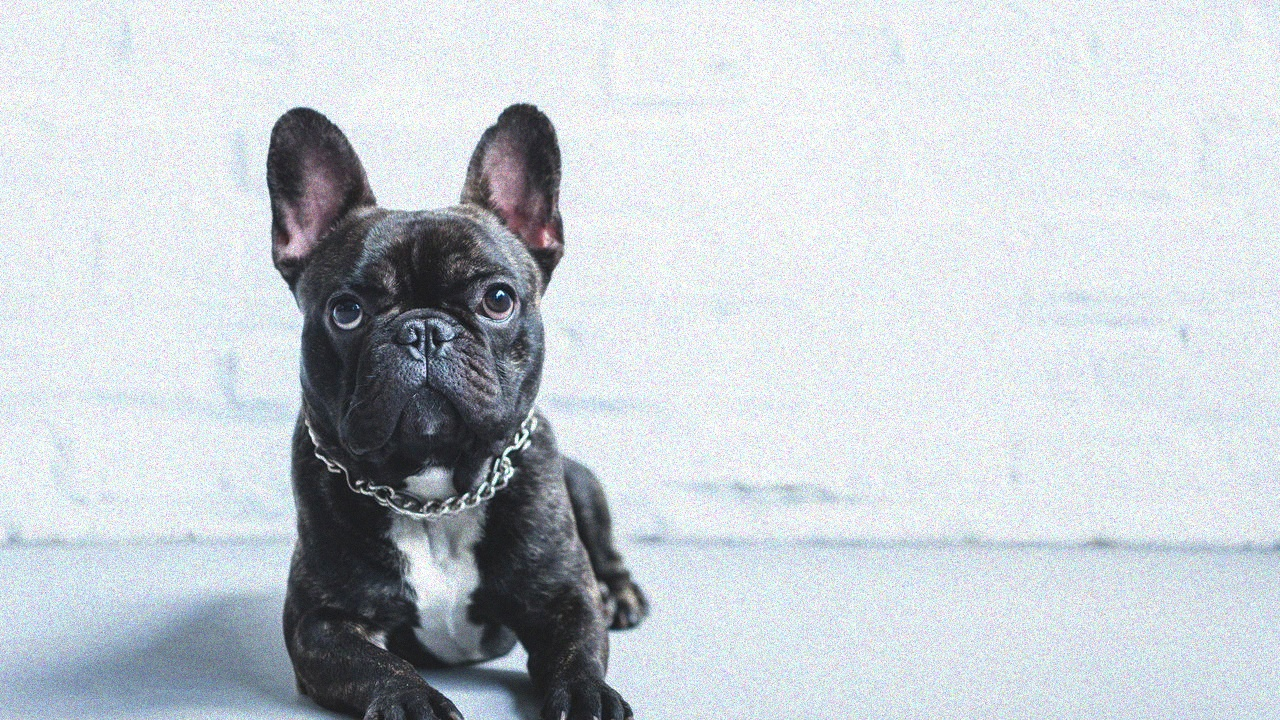
#> input picture Ponderada- Fabi sem5/imagens/dog.jpg, 1280 x 720 px
$ python img.py
#> lines starting #> are read from the running program, lines starting #| are printed output that depends on the picture; after the words box and inside, x2 and y2 are one past the last pixel; in counts of white or black regions, pixels touching at a corner belong together
import cv2
import numpy as np
import matplotlib.pyplot as plt
import os

os.makedirs("outputs", exist_ok=True)


# Carregamento da imagem
bgr = cv2.imread("imagens/dog.jpg")
#> bgr is the input picture: shape (720, 1280, 3); mean B, G, R 210, 204.3, 197.7


# O OpenCV carrega imagens no formato BGR.
# Como o padrão mais comum para visualização é RGB, os canais são invertidos.
# O astype(np.float64) facilita os cálculos matemáticos posteriores.
img_rgb = bgr[:, :, ::-1].astype(np.float64)


# H representa a altura da imagem.
# W representa a largura da imagem.
# Esses valores são usados depois para definir limites de plotagem
# e para percorrer a imagem em algumas funções.
H, W = img_rgb.shape[:2]

# Conversão para escala de cinza
gray = (
    0.299 * img_rgb[:, :, 0] +
    0.587 * img_rgb[:, :, 1] +
    0.114 * img_rgb[:, :, 2]
)
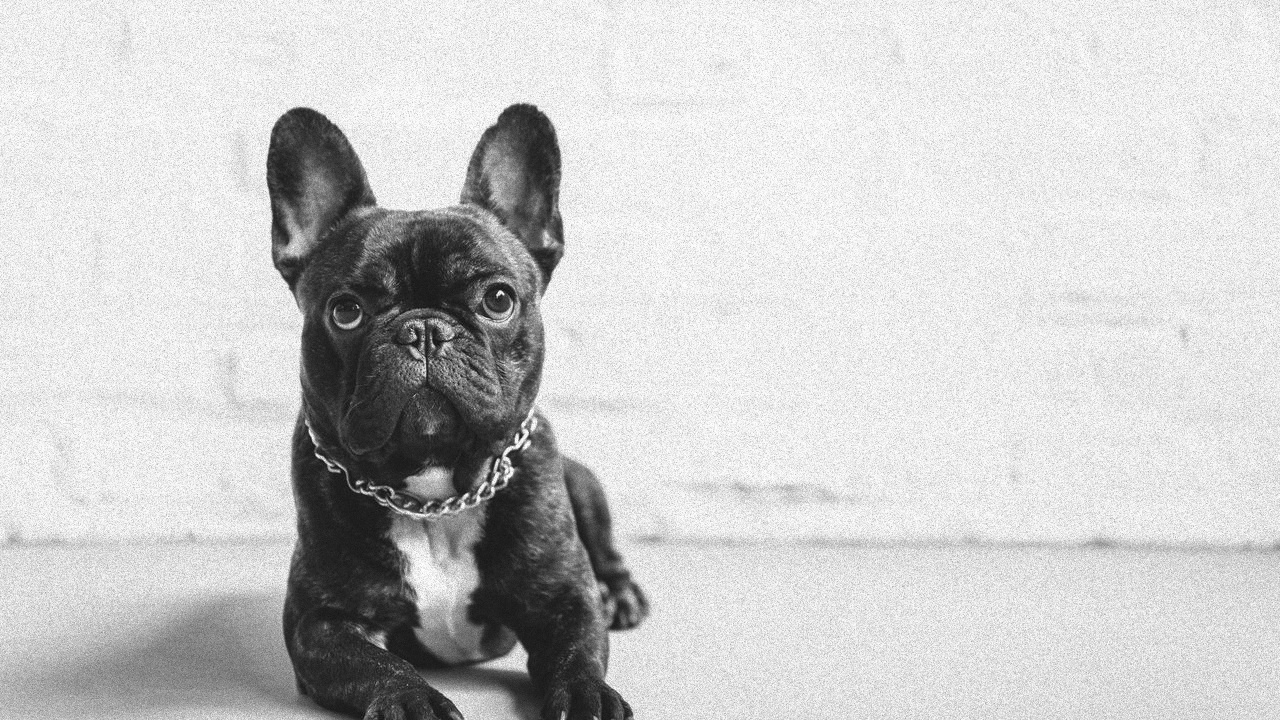
#> gray: shape (720, 1280) float64; min 11.77, max 255, mean 203

# Kernel
# Ele reduz ruídos e pequenas variações locais antes da segmentação
# e antes da detecção de bordas.
#
# Isso é importante porque, sem suavização, o Sobel poderia detectar
# vários detalhes pequenos como se fossem bordas relevantes.
def gaussian_kernel(size: int, sigma: float) -> np.ndarray:

    ax = np.arange(-(size // 2), size // 2 + 1, dtype=np.float64)

    xx, yy = np.meshgrid(ax, ax)

    # Aplica a fórmula da gaussiana 2D.
    # Pontos mais próximos do centro recebem peso maior.
    kernel = np.exp(-(xx**2 + yy**2) / (2.0 * sigma**2))

    # Normaliza o kernel para a soma dos pesos ser 1.
    # Isso evita alterar o brilho geral da imagem.
    return kernel / kernel.sum()

# Convolução 2D manual
def convolve2d(image: np.ndarray, kernel: np.ndarray) -> np.ndarray:
    kh, kw = kernel.shape
    ph, pw = kh // 2, kw // 2

    padded = np.pad(image, ((ph, ph), (pw, pw)), mode="reflect")


    shape_out = (image.shape[0], image.shape[1], kh, kw)

    strides_out = (
        padded.strides[0],
        padded.strides[1],
        padded.strides[0],
        padded.strides[1]
    )
#> strides_out = (10288, 8, 10288, 8)

    view = np.lib.stride_tricks.as_strided(
        padded,
        shape=shape_out,
        strides=strides_out
    )
    return (view * kernel).sum(axis=(2, 3))


# Suavização Gaussiana
# Cria um kernel gaussiano 7x7 com sigma 1.8.
# O tamanho 7 permite uma suavização mais perceptível.
# O sigma controla a intensidade da suavização.
gauss_k = gaussian_kernel(size=7, sigma=1.8)

smoothed = convolve2d(gray, gauss_k)

# 7. Limiarização com Otsu
# O método de Otsu calcula automaticamente um limiar para separar a imagem em dois grupos: pixels claros e pixels escuros.

def otsu_threshold(image_uint8: np.ndarray) -> float:
    # Calcula o histograma da imagem com 256 níveis de intensidade.
    hist, _ = np.histogram(image_uint8.ravel(), bins=256, range=(0, 256))
#> hist = 256 values, max 69112 at index 237, min 0 at index 0, mean 3600

    total = image_uint8.size


    sum_total = np.dot(np.arange(256), hist)
#> sum_total = 186592307

    sum_bg = 0.0
    w_bg = 0
    best_thresh = 0
    best_var = 0.0

    # REVISAR! Testa todos os possíveis limiares de 0 a 255.
    for t in range(256):

        w_bg += hist[t]

        if w_bg == 0:
            continue

        w_fg = total - w_bg

        if w_fg == 0:
            break

        sum_bg += t * hist[t]

        mean_bg = sum_bg / w_bg

        mean_fg = (sum_total - sum_bg) / w_fg


        var_between = w_bg * w_fg * (mean_bg - mean_fg) ** 2

        if var_between > best_var:
            best_var = var_between
            best_thresh = t
#> this loop made 248 passes
#> (w_bg, w_fg, sum_bg, mean_bg, mean_fg, best_var) on passes 29 to 36: (3, 921597, 84, 28, 202.5, 8.42e+10), (325, 921275, 9422, 28.99, 202.5, 9.02e+12), (2335, 919265, 69722, 29.86, 202.9, 6.43e+13), (5446, 916154, 166163, 30.51, 203.5, 1.49e+14), (8266, 913334, 256403, 31.02, 204, 2.26e+14), (11054, 910546, 348407, 31.52, 204.5, 3.01e+14), (13977, 907623, 447789, 32.04, 205.1, 3.8e+14), (16873, 904727, 549149, 32.55, 205.6, 4.57e+14)
#> after the loop, best_thresh = 152; best_var = 2.97e+15; sum_bg = 186584403; w_bg = 921600

    return float(best_thresh)


# A imagem suavizada é limitada para o intervalo 0–255
# e convertida para uint8, pois o Otsu trabalha com histograma de 8 bits.
smoothed_u8 = np.clip(smoothed, 0, 255).astype(np.uint8)

thresh_val = otsu_threshold(smoothed_u8)
#> thresh_val = 152


# Máscara binária
# Como o cachorro é mais escuro que o fundo, os pixels abaixo do limiar
# são marcados como 1.

# 1 = possível cachorro
# 0 = fundo
binary = (smoothed_u8 < thresh_val).astype(np.uint8)
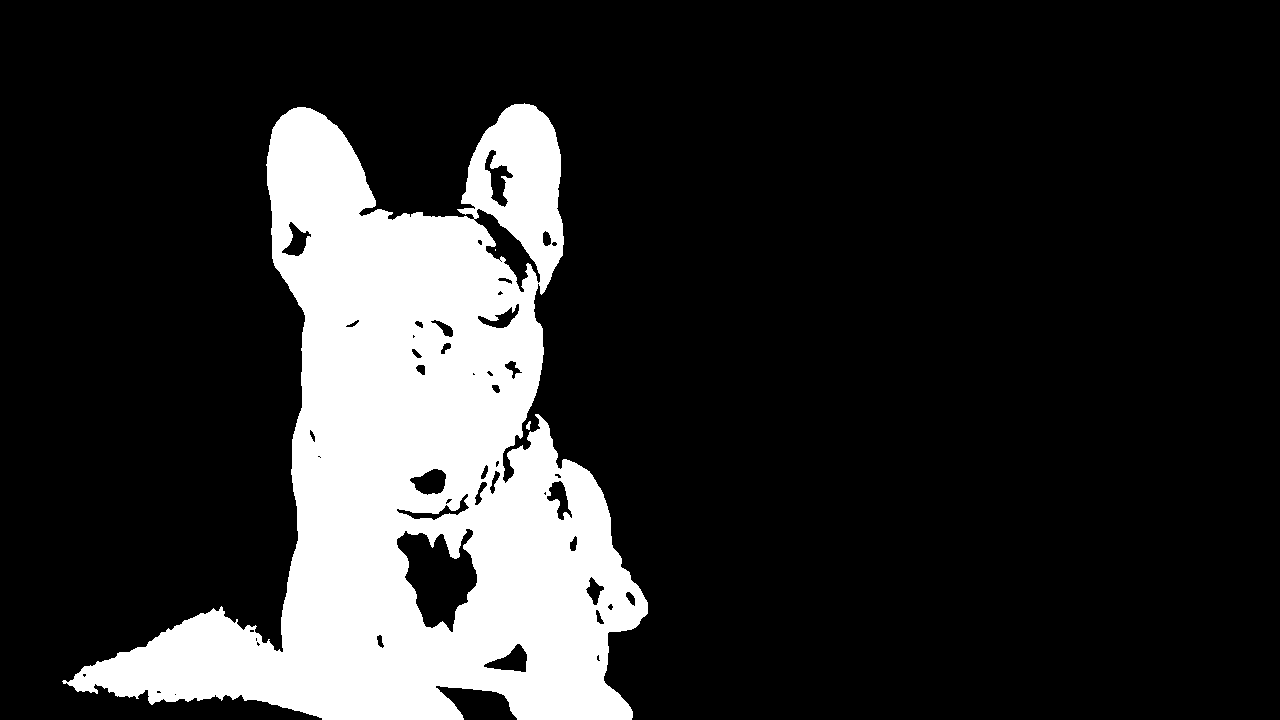
#> binary: shape (720, 1280); values 0 (black) and 1 (white), 17.8% white; 3 white regions (1 under 20 px), largest, box (x1, y1, x2, y2) and area: (62, 103, 648, 720) 163811, (526, 421, 531, 430) 29


# Operações
# Esta função implementa erosão e dilatação manualmente.

# Erosão: remove pequenos ruídos e miniui as regiões brancas;

# Dilatação: expande regiões brancas e ajuda a recuperar partes do objeto.

def morphology(image: np.ndarray, op: str, ksize: int = 3) -> np.ndarray:
#> called with op = 'erode', ksize = 5
    ph = ksize // 2

    padded = np.pad(image, ph, mode="constant", constant_values=0)
#> padded: shape (724, 1284); values 0 (black) and 1 (white), 17.6% white; 3 white regions (1 under 20 px), largest, box (x1, y1, x2, y2) and area: (64, 105, 650, 722) 163811, (528, 423, 533, 432) 29

    shape_out = (image.shape[0], image.shape[1], ksize, ksize)

    strides_out = (
        padded.strides[0],
        padded.strides[1],
        padded.strides[0],
        padded.strides[1]
    )
#> strides_out = (1284, 1, 1284, 1)

    view = np.lib.stride_tricks.as_strided(
        padded,
        shape=shape_out,
        strides=strides_out
    )


    if op == "erode":
        return view.min(axis=(2, 3)).astype(np.uint8)
#> returned value: shape (720, 1280); values 0 (black) and 1 (white), 16.2% white; 5 white regions (3 under 20 px), largest, box (x1, y1, x2, y2) and area: (71, 109, 646, 718) 140613, (464, 106, 562, 290) 8715


    return view.max(axis=(2, 3)).astype(np.uint8)

# Abertura = erosão seguida de dilatação, serve para remover ruídos pequenos.

opened = morphology(binary, "erode", ksize=5)
opened = morphology(opened, "dilate", ksize=5)


closed = morphology(opened, "dilate", ksize=9)
closed = morphology(closed, "erode", ksize=9)


# Após a limiarização, ainda podem existir ruídos ou manchas no fundo.

def largest_connected_component(mask: np.ndarray) -> np.ndarray:
    visited = np.zeros_like(mask, dtype=bool)
    best_mask = np.zeros_like(mask, dtype=np.uint8)
    best_size = 0

    rows, cols = np.where(mask == 1)

    if len(rows) == 0:
        return best_mask
    seed_indices = list(zip(rows[::20], cols[::20]))
#> seed_indices = 8318 pairs, first value 104 to 715, second value 71 to 647

    for r0, c0 in seed_indices:
        if visited[r0, c0] or mask[r0, c0] == 0:
            continue

        queue = [(r0, c0)]
        component = []

        while queue:
            r, c = queue.pop()

            if r < 0 or r >= H or c < 0 or c >= W:
                continue

            if visited[r, c] or mask[r, c] == 0:
                continue

            visited[r, c] = True
            component.append((r, c))


            queue.extend([
                (r + 1, c),
                (r - 1, c),
                (r, c + 1),
                (r, c - 1)
            ])


        if len(component) > best_size:
            best_size = len(component)
            best_mask = np.zeros_like(mask, dtype=np.uint8)

            for rr, cc in component:
                best_mask[rr, cc] = 1
#> this loop made 8318 passes
#> (r0, c0, best_size) on pass 1: (104, 514, 166354)
#> after the loop, best_size = 166354

    return best_mask

dog_mask = largest_connected_component(closed)


# ============================================================
# 12. REMOÇÃO MANUAL DA SOMBRA
# ============================================================
# A sombra próxima à pata estava sendo confundida com parte do cachorro.
# Para evitar que essa sombra vire borda e seja desenhada no Turtlesim,
# uma região específica da imagem é removida da máscara.
# shadow_box começa zerada e marca como 1 a região da sombra.
shadow_box = np.zeros_like(dog_mask)

shadow_box[580:, :280] = 1

dog_mask = dog_mask * (1 - shadow_box)
#> dog_mask: shape (720, 1280); values 0 (black) and 1 (white), 16.7% white; 1 white region, box (x1, y1, x2, y2) and area: (267, 104, 648, 716) 153987


#Detecção de bordas com o Sobel
def sobel_edges(image: np.ndarray) -> np.ndarray:
    # Kernel para detectar variações no eixo X.
    kx = np.array([
        [-1, 0, 1],
        [-2, 0, 2],
        [-1, 0, 1]
    ], dtype=np.float64)

    # Kernel para detectar variações no eixo Y.
    ky = np.array([
        [-1, -2, -1],
        [0, 0, 0],
        [1, 2, 1]
    ], dtype=np.float64)

    # Aplica os dois kernels usando a convolução implementada anteriormente.
    gx = convolve2d(image.astype(np.float64), kx)
    gy = convolve2d(image.astype(np.float64), ky)

    # Calcula a magnitude do gradiente.
    # Esse valor representa a força da borda.
    mag = np.sqrt(gx**2 + gy**2)

    # Evita divisão por zero caso a imagem não tenha variação.
    if mag.max() == 0:
        return mag

    # Normaliza a magnitude para o intervalo 0–1.
    return mag / mag.max()


#Aplicação do Sobel no cachorro
gray_masked = gray * dog_mask
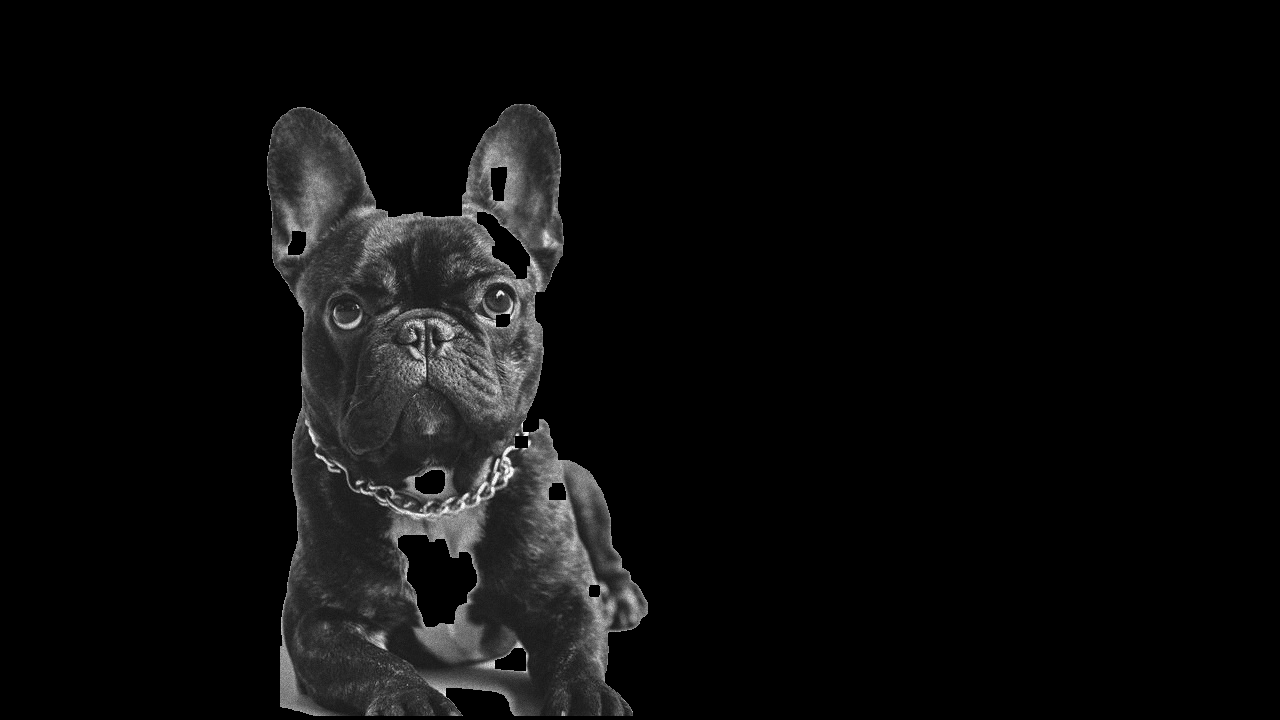
#> gray_masked: shape (720, 1280) float64; min 0, max 253.8, mean 12.1

# Calcula a magnitude das bordas.
edge_mag = sobel_edges(gray_masked)


#Limiarização
edge_thresh = 0.20
edges_bin = (edge_mag > edge_thresh).astype(np.uint8)
#> edges_bin: shape (720, 1280); values 0 (black) and 1 (white), 1.7% white in thin lines or dots, all inside (x1, y1, x2, y2) = (266, 103, 649, 717)

# A máscara é dilatada para permitir bordas próximas ao limite externo
# do cachorro. Isso evita cortar partes importantes do contorno.
dog_mask_dilated = morphology(dog_mask, "dilate", ksize=7)
#> in morphology (call 5), `strides_out = ( padded.strides[0], padded.strides[1], padded.strides[0..`: strides_out = (1286, 1, 1286, 1)
#> in morphology (call 5), `return view.max(axis=(2, 3)).astype(np.uint8)`:
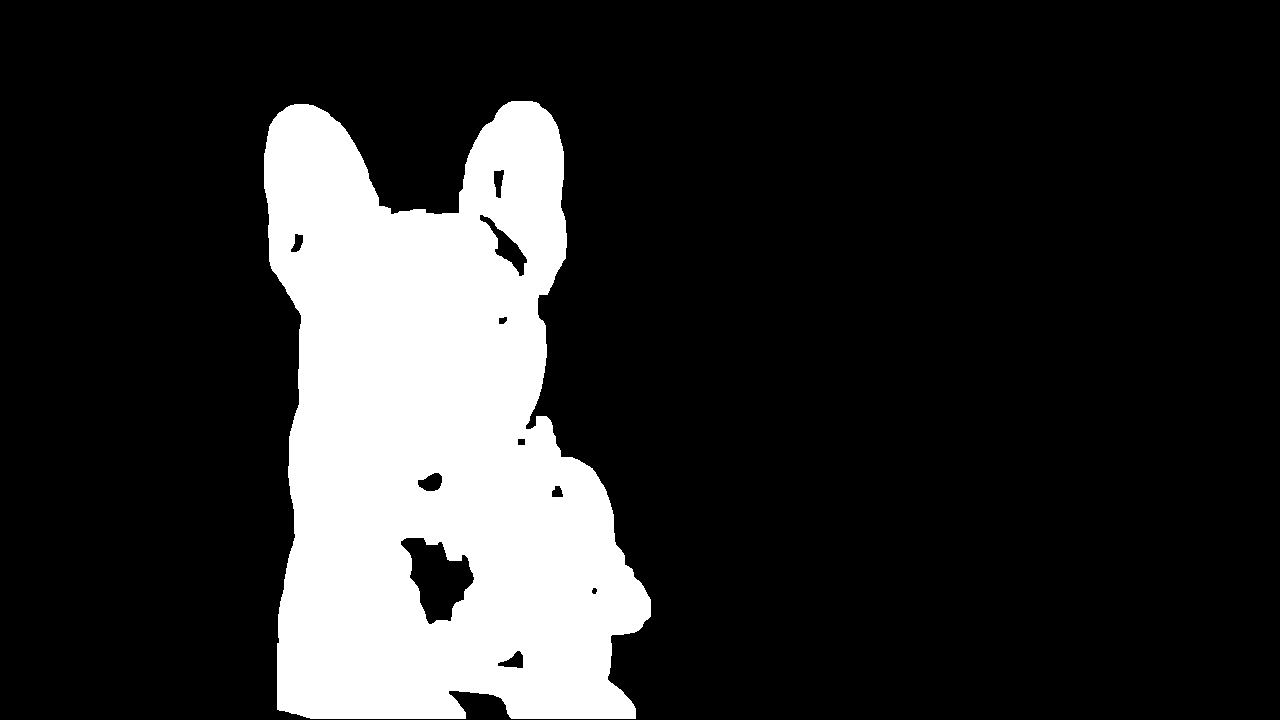
#> returned value: shape (720, 1280); values 0 (black) and 1 (white), 17.9% white; 1 white region, box (x1, y1, x2, y2) and area: (264, 101, 651, 719) 165045

# Mantém apenas bordas dentro ou próximas da máscara do cachorro.
edges_final = edges_bin * dog_mask_dilated
edge_external = edges_final.copy()


#Extração de pontos do contorno
# np.where retorna as coordenadas dos pixels onde existe borda.
# ys são as linhas e xs são as colunas.
ys, xs = np.where(edge_external > 0)
#> ys = 15537 values from 103 to 716; xs = 15537 values, max 648 at index 13146, min 266 at index 594, mean 448.3

# Define uma quantidade aproximada de pontos.

n_points = 3000

# step define o intervalo de amostragem.
step = max(1, len(xs) // n_points)
#> step = 5

xs_sub = xs[::step]
#> xs_sub = 3108 values, max 648 at index 2639, min 266 at index 125, mean 449.3
ys_sub = ys[::step]
#> ys_sub = 3108 values from 103 to 716

# Cria uma figura com as principais etapas do processamento.
fig, axes = plt.subplots(2, 3, figsize=(18, 10))
fig.patch.set_facecolor("#0d0d0d")

for ax in axes.ravel():
    ax.set_facecolor("#0d0d0d")
    ax.axis("off")


# Função auxiliar para exibir uma imagem em um dos subplots.
def show(ax, data, cmap, title, vmin=None, vmax=None):
    ax.imshow(data, cmap=cmap, vmin=vmin, vmax=vmax, interpolation="nearest")
    ax.set_title(title, color="white", fontsize=11, pad=6)
    ax.axis("off")


# Mostra cada etapa da pipeline.
show(axes[0, 0], img_rgb.astype(np.uint8), None, "Original")
show(axes[0, 1], smoothed_u8, "gray", "Escala de Cinza + Gaussiana")
show(axes[0, 2], binary, "gray", "Limiarização")
show(axes[1, 0], dog_mask, "gray", "Máscara")
show(axes[1, 1], edge_mag, "hot", "Gradiente Sobel")


# Último gráfico: pontos finais do contorno.
ax_final = axes[1, 2]
ax_final.set_facecolor("black")
ax_final.scatter(xs_sub, ys_sub, s=10.0, c="white", linewidths=0, marker="o")
ax_final.set_xlim(0, W)

# O eixo y é invertido para manter a mesma orientação da imagem original.
ax_final.set_ylim(H, 0)
ax_final.set_title("Contorno em Pontos", color="white", fontsize=11, pad=6)
ax_final.axis("off")

plt.suptitle(
    "Pipeline de Visão Computacional",
    color="white",
    fontsize=13,
    fontweight="bold",
    y=1.01
)

plt.tight_layout()

# Salva a visualização completa da pipeline.
plt.savefig(
    "outputs/dog_pipeline.png",
    dpi=150,
    bbox_inches="tight",
    facecolor="#0d0d0d"
)

# Esta imagem mostra apenas os pontos que serão usados
fig2, ax2 = plt.subplots(figsize=(W / 100, H / 100), dpi=100)
fig2.patch.set_facecolor("black")
ax2.set_facecolor("black")

# Desenha os pontos do contorno em branco sobre fundo preto.
ax2.scatter(xs_sub, ys_sub, s=12.0, c="white", linewidths=0, marker="o")
ax2.set_xlim(0, W)
ax2.set_ylim(H, 0)
ax2.axis("off")

plt.subplots_adjust(left=0, right=1, top=1, bottom=0)

# Salva a imagem final dos pontos.
plt.savefig(
    "outputs/dog_pontos.png",
    dpi=100,
    bbox_inches="tight",
    facecolor="black"
)
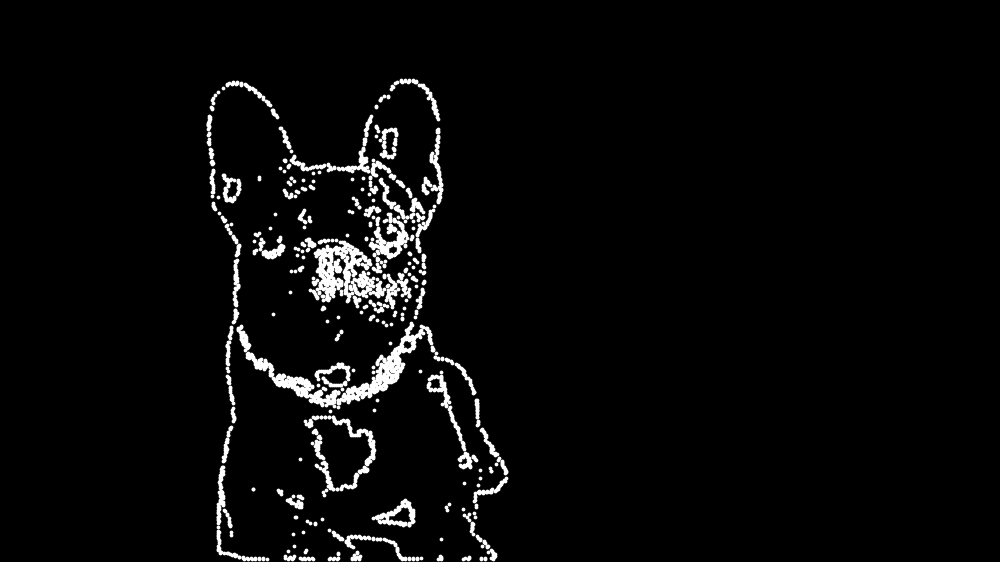
#> figure drawn by matplotlib, 1 panel

plt.close("all")

# Esse arquivo será lido pelo coordenadas.py,
# que converterá os pontos da imagem para o espaço do Turtlesim.
contour_points = np.stack([xs_sub, ys_sub], axis=1)
#> contour_points = 3108 pairs, first value 266 to 648, second value 103 to 716
np.save("outputs/contour_points.npy", contour_points)
